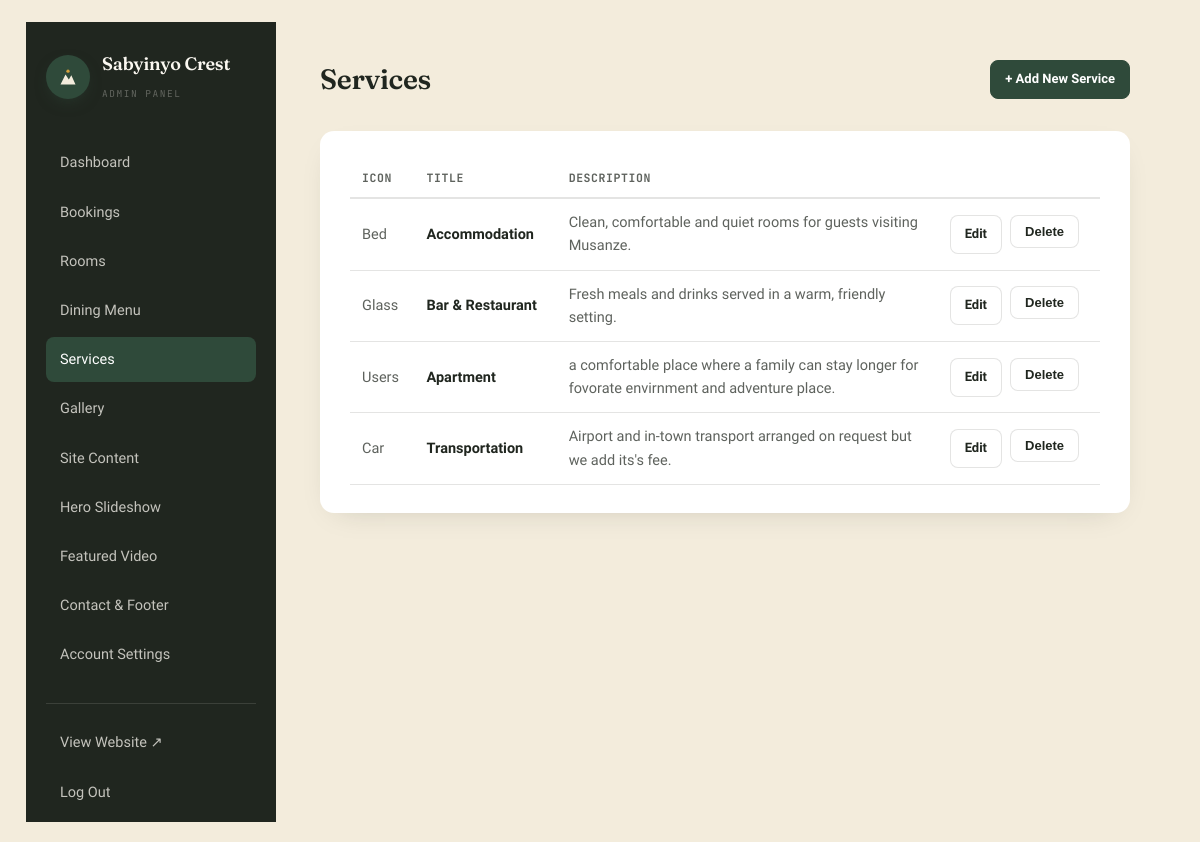
The app's page /admin/services.php (signed in) with its own data.
### tables this page shows
CREATE TABLE `settings` (
  `id` int(11) NOT NULL DEFAULT 1,
  `brand_name` varchar(120) NOT NULL DEFAULT 'Sabyinyo Crest',
  `tagline` varchar(160) NOT NULL DEFAULT 'Cyuve, Musanze · Rwanda',
  `hero_title` varchar(255) NOT NULL DEFAULT 'Adventure begins just <em>outside your room</em>',
  `hero_subtitle` text DEFAULT NULL,
  `hero_image` varchar(255) DEFAULT 'assets/img/exterior_balcony_day.jpg',
  `welcome_body1` text DEFAULT NULL,
  `welcome_body2` text DEFAULT NULL,
  `testimonial_quote` varchar(500) DEFAULT NULL,
  `testimonial_image` varchar(255) DEFAULT 'assets/img/lounge_brickwall_tv.jpg',
  `footer_blurb` varchar(400) DEFAULT NULL,
  `reception_phone` varchar(40) DEFAULT '+250 791 330 698',
  `manager_phone` varchar(40) DEFAULT '+250 795 360 707',
  `whatsapp` varchar(20) DEFAULT '250791330698',
  `email` varchar(150) DEFAULT 'comforthotel10@gmail.com',
  `address` varchar(200) DEFAULT 'Cyuve, Musanze, Rwanda',
  `map_query` varchar(200) DEFAULT 'Sabyinyo Crest, Cyuve, Musanze, Rwanda',
  `facebook` varchar(255) DEFAULT '#',
  `twitter` varchar(255) DEFAULT '#',
  `instagram` varchar(255) DEFAULT '#',
  `reviews_count` int(11) DEFAULT 0,
  `reviews_url` varchar(255) DEFAULT '#',
  `video_enabled` tinyint(1) DEFAULT 0,
  `video_source` enum('upload','youtube') DEFAULT 'upload',
  `video_file` varchar(255) DEFAULT NULL,
  `video_youtube_id` varchar(50) DEFAULT NULL,
  `video_title` varchar(150) DEFAULT 'A Look Inside',
  `video_caption` varchar(300) DEFAULT 'Our guests, our team, and a taste of the Sabyinyo Crest experience.',
  `updated_at` datetime DEFAULT current_timestamp() ON UPDATE current_timestamp(),
  `dining_hero_image` varchar(255) DEFAULT 'assets/img/dining_formal_set.jpg'
);

CREATE TABLE `services` (
  `id` int(11) NOT NULL,
  `icon` varchar(30) DEFAULT 'bed',
  `title` varchar(120) NOT NULL,
  `description` text DEFAULT NULL,
  `sort_order` int(11) DEFAULT 0
);

### includes/db.php (called while the page is built, shortened)
<?php
function db(): PDO {
    static $pdo = null;
    if ($pdo === null) {
        $dsn = 'mysql:host=' . DB_HOST . ';dbname=' . DB_NAME . ';charset=' . DB_CHARSET;
        try {
            $pdo = new PDO($dsn, DB_USER, DB_PASS, [
                PDO::ATTR_ERRMODE            => PDO::ERRMODE_EXCEPTION,
                PDO::ATTR_DEFAULT_FETCH_MODE => PDO::FETCH_ASSOC,
                PDO::ATTR_EMULATE_PREPARES   => false,
            ]);
        } catch (PDOException $e) {
            http_response_code(500);
            die('Database connection failed. Please check config.php and make sure the database has been imported (see db.sql). Details: ' . htmlspecialchars($e->getMessage()));
        }
    }
    return $pdo;
}

### includes/functions.php (called while the page is built, shortened)
<?php
function e(?string $str): string {
    return htmlspecialchars($str ?? '', ENT_QUOTES, 'UTF-8');
}
function str_trunc(?string $str, int $len = 90, string $end = '…'): string {
    $str = $str ?? '';
    if (function_exists('mb_strlen')) {
        if (mb_strlen($str) <= $len) return $str;
        return mb_substr($str, 0, $len) . $end;
    }
    return substr($str, 0, $len) . $end;
}
function get_settings(): array {
    static $settings = null;
    if ($settings === null) {
        $stmt = db()->query('SELECT * FROM settings WHERE id = 1 LIMIT 1');
        $settings = $stmt->fetch() ?: [];
    }
    return $settings;
}
function get_services(): array {
    return db()->query('SELECT * FROM services ORDER BY sort_order ASC, id ASC')->fetchAll();
}

### admin/services.php (the view, shortened to what this page needs)
<?php
$services = get_services();
$activeTab = 'services';
require __DIR__ . '/includes/header.php';
?>
<div class="admin-topbar">
  <h1>Services</h1>
  <a href="service_form.php" class="abtn primary">+ Add New Service</a>
</div>
<div class="admin-card">
  <?php if (!$services): ?>
    <div class="empty-state">No services yet. <a href="service_form.php">Add your first service</a>.</div>
  <?php else: ?>
  <table class="admin-table">
    <thead><tr><th>Icon</th><th>Title</th><th>Description</th><th></th></tr></thead>
    <tbody>
      <?php foreach ($services as $s): ?>
      <tr>
        <td style="text-transform:capitalize; color:var(--ink-soft);"><?= e($s['icon']) ?></td>
        <td><b><?= e($s['title']) ?></b></td>
        <td style="max-width:360px; color:var(--ink-soft);"><?= e(str_trunc($s['description'] ?? '', 100)) ?></td>
        <td>
          <div class="admin-actions">
            <a href="service_form.php?id=<?= (int)$s['id'] ?>" class="abtn">Edit</a>
            <form method="post" action="service_delete.php" style="display:inline;">
              <button type="submit" class="abtn danger" data-confirm="Delete “<?= e($s['title']) ?>”?">Delete</button>
            </form>
          </div>
        </td>
      </tr>
      <?php endforeach; ?>
    </tbody>
  </table>
  <?php endif; ?>
</div>
<?php require __DIR__ . '/includes/footer.php'; ?>

### admin/includes/header.php (shortened to what this page needs)
<?php
$settings = get_settings();
?>
<!DOCTYPE html>
<html lang="en">
<head>
<link rel="stylesheet" href="../assets/css/style.css">
</head>
<body class="admin-body">
<div class="admin-shell">
  <aside class="admin-sidebar">
    <div class="footer-brand" style="margin-bottom:2px;">
      <span class="brand-mark"><svg width="20" height="20" viewBox="0 0 24 24" fill="none"><path d="M3 21L9 9L13 15L16 10L21 21H3Z" fill="#F3ECDC"/><circle cx="12" cy="5" r="2" fill="#D6A13C"/></svg></span>
      <span>
        <span class="brand-name" style="display:block;"><?= e($settings['brand_name'] ?? '') ?></span>
        <span class="brand-sub">Admin Panel</span>
      </span>
    </div>
    <ul class="admin-nav">
      <li><a href="dashboard.php" class="<?= $activeTab==='dashboard'?'active':'' ?>">Dashboard</a></li>
      <li><a href="bookings.php" class="<?= $activeTab==='bookings'?'active':'' ?>">Bookings</a></li>
      <li><a href="rooms.php" class="<?= $activeTab==='rooms'?'active':'' ?>">Rooms</a></li>
      <li><a href="menu.php" class="<?= $activeTab==='menu'?'active':'' ?>">Dining Menu</a></li>
      <li><a href="services.php" class="<?= $activeTab==='services'?'active':'' ?>">Services</a></li>
      <li><a href="gallery.php" class="<?= $activeTab==='gallery'?'active':'' ?>">Gallery</a></li>
      <li><a href="content.php" class="<?= $activeTab==='content'?'active':'' ?>">Site Content</a></li>
      <li><a href="hero_slides.php" class="<?= $activeTab==='hero'?'active':'' ?>">Hero Slideshow</a></li>
      <li><a href="video.php" class="<?= $activeTab==='video'?'active':'' ?>">Featured Video</a></li>
      <li><a href="contact.php" class="<?= $activeTab==='contact'?'active':'' ?>">Contact & Footer</a></li>
      <li><a href="settings.php" class="<?= $activeTab==='settings'?'active':'' ?>">Account Settings</a></li>
    </ul>
    <ul class="admin-nav" style="margin-top:26px; border-top:1px solid rgba(251,248,241,0.12); padding-top:16px;">
      <li><a href="../index.php" target="_blank">View Website ↗</a></li>
      <li><a href="logout.php">Log Out</a></li>
    </ul>
  </aside>
  <main class="admin-main">

### assets/css/style.css (style rules this page uses)
:root { --ink:#20261F; --canopy:#2F4A3A; --canopy-light:#3E6350; --clay:#B75432; --clay-dark:#9A4327; --sand:#F3ECDC; --sand-deep:#E8DCC6; --marigold:#D6A13C; --mist:#8FA298; --paper:#FBF8F1; --ink-soft:rgba(32,38,31,0.72); --line:rgba(32,38,31,0.12); --shadow:0 20px 50px -20px rgba(32,38,31,0.35); --radius:14px; }
* { box-sizing:border-box; margin:0; padding:0; }
html { scroll-behavior:smooth; }
body { font-family:'Work Sans', sans-serif; background:var(--paper); color:var(--ink); line-height:1.6; -webkit-font-smoothing:antialiased; overflow-x:hidden; }
h1,h2,h3,h4 { font-family:'Fraunces', serif; font-weight:600; line-height:1.12; letter-spacing:-0.01em; color:var(--ink); }
.brand-mark { width:44px; height:44px; border-radius:50%; background:var(--canopy); display:flex; align-items:center; justify-content:center; flex-shrink:0; box-shadow:0 6px 16px -6px rgba(47,74,58,0.6); }
.brand-name { font-family:'Fraunces', serif; font-weight:600; font-size:19px; letter-spacing:-0.01em; }
.brand-sub { font-family:'JetBrains Mono', monospace; font-size:9.5px; letter-spacing:0.16em; text-transform:uppercase; opacity:0.6; }
.footer-brand { display:flex; align-items:center; gap:12px; margin-bottom:18px; }
.footer-brand .brand-name { color:var(--paper); }
.admin-body { padding:22px 26px; overflow-y:auto; flex:1; }
.admin-body { background:var(--sand); min-height:100vh; font-family:'Work Sans',sans-serif; }
.admin-shell { display:flex; min-height:100vh; }
.admin-sidebar { width:250px; background:var(--ink); color:rgba(251,248,241,0.82); flex-shrink:0; padding:28px 20px; position:sticky; top:0; height:100vh; overflow-y:auto; }
.admin-sidebar .brand-name { color:var(--paper); font-size:18px; }
.admin-sidebar .brand-sub { color:rgba(251,248,241,0.5); }
.admin-nav { list-style:none; margin-top:36px; }
.admin-nav li { margin-bottom:4px; }
.admin-nav a { display:flex; align-items:center; gap:10px; padding:11px 14px; border-radius:8px; color:rgba(251,248,241,0.75); text-decoration:none; font-size:14.5px; font-weight:500; transition:.2s; }
.admin-nav a.active { background:var(--canopy); color:#fff; }
.admin-main { flex:1; padding:38px 44px; max-width:1100px; }
.admin-topbar { display:flex; justify-content:space-between; align-items:center; margin-bottom:32px; flex-wrap:wrap; gap:14px; }
.admin-topbar h1 { font-family:'Fraunces',serif; font-size:28px; }
.admin-card { background:#fff; border-radius:14px; padding:28px 30px; box-shadow:0 10px 30px -18px rgba(32,38,31,0.25); margin-bottom:24px; }
.admin-table { width:100%; border-collapse:collapse; }
.admin-table th { text-align:left; font-family:'JetBrains Mono',monospace; font-size:11.5px; text-transform:uppercase; letter-spacing:.05em; color:var(--ink-soft); padding:10px 12px; border-bottom:2px solid var(--line); }
.admin-table td { padding:12px; border-bottom:1px solid var(--line); font-size:14.5px; vertical-align:middle; }
.admin-actions { display:flex; gap:8px; }
.abtn { display:inline-flex; align-items:center; gap:6px; padding:8px 14px; border-radius:8px; font-size:13px; font-weight:600; text-decoration:none; border:1.5px solid var(--line); color:var(--ink); background:#fff; cursor:pointer; }
.abtn.primary { background:var(--canopy); color:#fff; border-color:var(--canopy); }

### records on screen
settings: brand_name "Sabyinyo Crest"
services: icon "Bed", title "Accommodation", description "Clean, comfortable and quiet rooms for guests visiting Musanze."
services: icon "Glass", title "Bar & Restaurant", description "Fresh meals and drinks served in a warm, friendly setting."
services: icon "Users", title "Apartment", description "a comfortable place where a family can stay longer for fovorate envirnment and adventure place."
services: icon "Car", title "Transportation", description "Airport and in-town transport arranged on request but we add its's fee."
